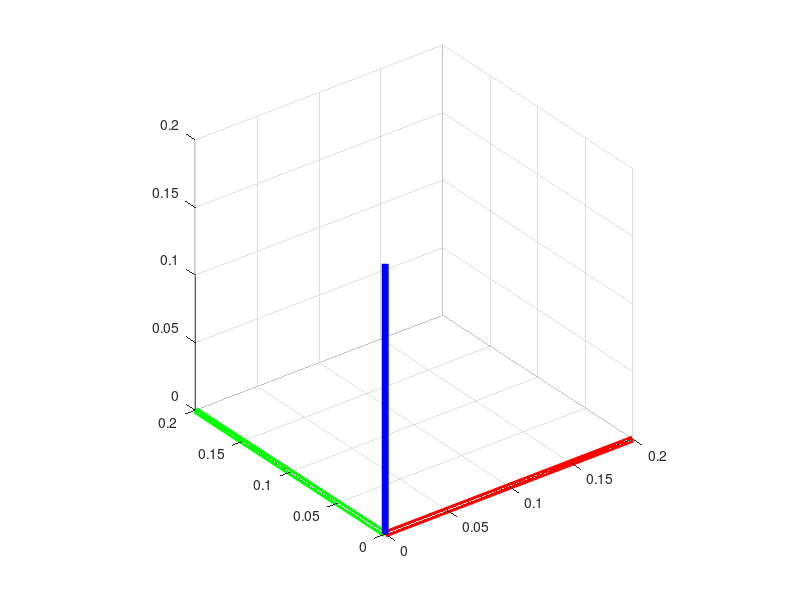

Write the MATLAB code that produced this figure.
clear all;
clc;
files1 = dir('../left/lines/lidar/line1_*.csv');
files2 = dir('../left/lines/lidar/line2_*.csv');
files3 = dir('../left/lines/lidar/line3_*.csv');
files4 = dir('../left/lines/lidar/line4_*.csv');

n = length(files1);
%n = 5;
scale = 1;
figure('Name', 'Left Line Views')
for i = 1:n
  csv1 = load((strcat('../left/lines/lidar/', files1(i).name)));
  xP1 = csv1(:, 1); yP1 = csv1(:, 2); zP1 = csv1(:, 3);
%  [A1, B1] = fit3DLine(csv1);
  
  csv2 = load((strcat('../left/lines/lidar/', files2(i).name)));
  xP2 = csv2(:, 1); yP2 = csv2(:, 2); zP2 = csv2(:, 3);
%  [A2, B2] = fit3DLine(csv2);
  
  csv3 = load((strcat('../left/lines/lidar/', files3(i).name)));
  xP3 = csv3(:, 1); yP3 = csv3(:, 2); zP3 = csv3(:, 3);
%  [A3, B3] = fit3DLine(csv3);
  
  csv4 = load((strcat('../left/lines/lidar/', files4(i).name)));
  xP4 = csv4(:, 1); yP4 = csv4(:, 2); zP4 = csv4(:, 3);
%  [A4, B4] = fit3DLine(csv4);
  
  plot3(xP1, yP1, zP1, '+', 'LineWidth',2,...
    'MarkerSize',10,...
    'MarkerEdgeColor','b',...
    'MarkerFaceColor',[0.5,0.5,0.5]);
  hold on;
%  C1 = linspace(A1-scale*B1, A1+scale*B1, 100);
%  plot3(C1(1, :), C1(2, :), C1(3, :), '.', 'LineWidth',2,...
%    'MarkerSize',10,...
%    'MarkerEdgeColor','b',...
%    'MarkerFaceColor',[0.5,0.5,0.5]);
%  hold on;
  plot3(xP2, yP2, zP2, '+', 'LineWidth',2,...
    'MarkerSize',10,...
    'MarkerEdgeColor','r',...
    'MarkerFaceColor',[0.5,0.5,0.5]);
  hold on;  
%  C2 = linspace(A2-scale*B2, A2+scale*B2, 100);
%  plot3(C2(1, :), C2(2, :), C2(3, :), '.', 'LineWidth',2,...
%    'MarkerSize',10,...
%    'MarkerEdgeColor','r',...
%    'MarkerFaceColor',[0.5,0.5,0.5]);
%  hold on;
  plot3(xP3, yP3, zP3, '+', 'LineWidth',2,...
    'MarkerSize',10,...
    'MarkerEdgeColor','g',...
    'MarkerFaceColor',[0.5,0.5,0.5]);  
  hold on;
%  C3 = linspace(A3-scale*B3, A3+scale*B3, 100);
%  plot3(C3(1, :), C3(2, :), C3(3, :), '.', 'LineWidth',2,...
%    'MarkerSize',10,...
%    'MarkerEdgeColor','g',...
%    'MarkerFaceColor',[0.5,0.5,0.5]);
%  hold on;  
  plot3(xP4, yP4, zP4, '+', 'LineWidth',2,...
    'MarkerSize',10,...
    'MarkerEdgeColor','c',...
    'MarkerFaceColor',[0.5,0.5,0.5]);
  hold on;  
%  C4 = linspace(A4-scale*B4, A4+scale*B4, 100);
%  plot3(C4(1, :), C4(2, :), C4(3, :), '.', 'LineWidth',2,...
%    'MarkerSize',10,...
%    'MarkerEdgeColor','c',...
%    'MarkerFaceColor',[0.5,0.5,0.5]);
%  hold on;

end

 origin = [0, 0, 0];
 x =[0.2, 0, 0];
 y =[0, 0.2, 0];
 z =[0, 0, 0.2];
 axis_pts_x = [origin; x];
 axis_pts_y = [origin; y];
 axis_pts_z = [origin; z];
 plot3(axis_pts_x(:, 1), axis_pts_x(:, 2), axis_pts_x(:, 3), 'LineWidth', 5, 'r');
 hold on;
 plot3(axis_pts_y(:, 1), axis_pts_y(:, 2), axis_pts_y(:, 3), 'LineWidth', 5, 'g');
 hold on;
 plot3(axis_pts_z(:, 1), axis_pts_z(:, 2), axis_pts_z(:, 3), 'LineWidth', 5, 'b');
 hold off;
 grid;
 axis equal;


